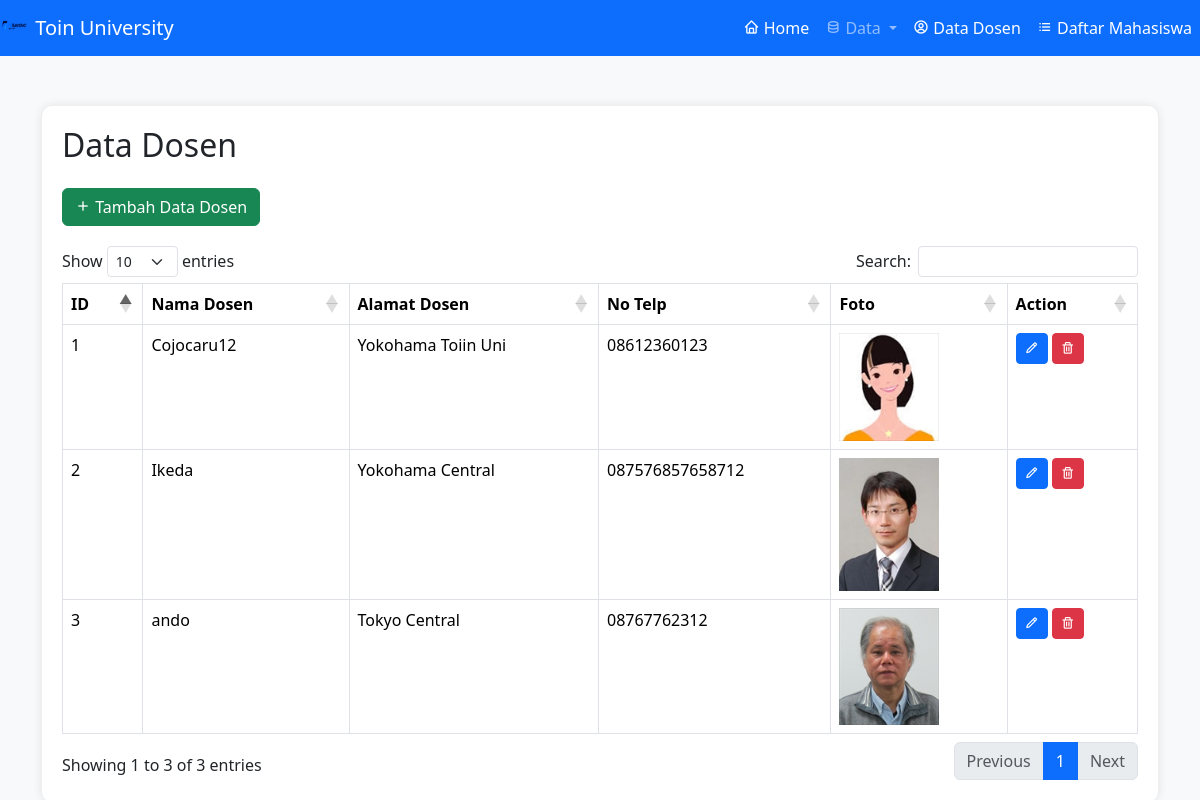
Page /data_dosen/index.php on the earlier database version.
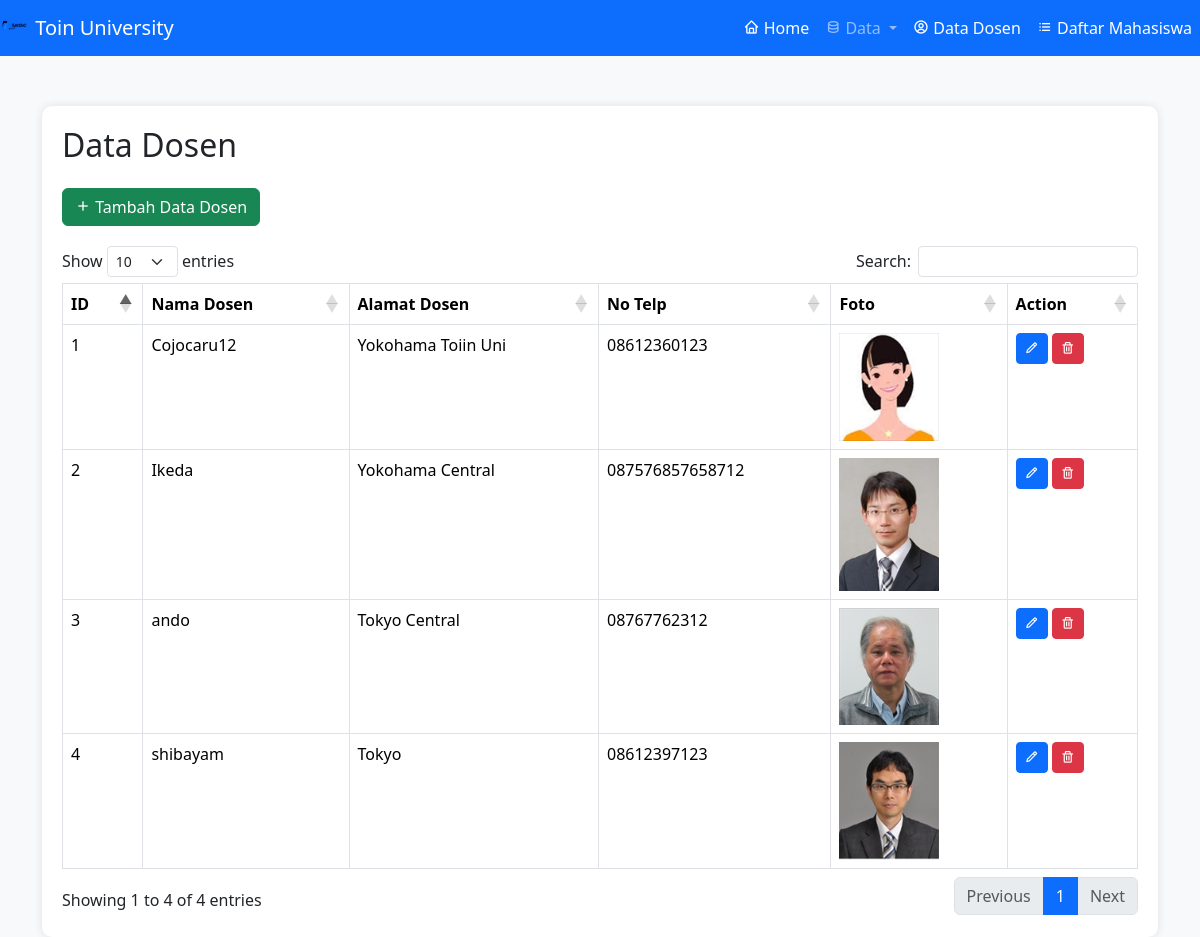
Same page on the later database version.
### tables this page shows
CREATE TABLE `data_dosen` (
  `id` int NOT NULL,
  `nama_dosen` varchar(255) NOT NULL,
  `alamat_dosen` varchar(255) NOT NULL,
  `no_telp` varchar(20) NOT NULL,
  `foto_dosen` varchar(255) DEFAULT NULL
);

### data_dosen/index.php (the view, shortened to what this page needs)
<?php
include 'db.php';
include '../layouts/navbar.php';
?>
<!DOCTYPE html>
<html lang="en">
<head>
    <link href="https://cdn.jsdelivr.net/npm/bootstrap@5.3.1/dist/css/bootstrap.min.css" rel="stylesheet">
    <link rel="stylesheet" href="https://cdn.datatables.net/1.13.6/css/dataTables.bootstrap5.min.css">
    <link rel="stylesheet" href="https://cdn.jsdelivr.net/npm/bootstrap-icons@1.11.2/font/bootstrap-icons.min.css">
    <link rel="stylesheet" href="https://unpkg.com/boxicons@2.1.4/css/boxicons.min.css">
</head>
<body>
    <div class="container">
        <div class="table-container">
            <h2 class="mb-4">Data Dosen</h2>
            <a href="create.php" class="btn btn-success btn-custom"><i class='bx bx-plus'></i> Tambah Data Dosen</a>
            <table class="table table-bordered" id="datatable">
                <thead>
                    <tr>
                        <th>ID</th>
                        <th>Nama Dosen</th>
                        <th>Alamat Dosen</th>
                        <th>No Telp</th>
                        <th>Foto</th>
                        <th>Action</th>
                    </tr>
                </thead>
                <tbody>
                    <?php
                    $sql = "SELECT id, nama_dosen, alamat_dosen, no_telp, foto_dosen FROM data_dosen";
                    $result = $conn->query($sql);
                    $id = 1;
                    if ($result->num_rows > 0) {
                        while ($row = $result->fetch_assoc()) {
                    ?>
                            <tr>
                                <td><?= $id ?></td>
                                <td><?= htmlspecialchars($row['nama_dosen']) ?></td>
                                <td><?= htmlspecialchars($row['alamat_dosen']) ?></td>
                                <td><?= htmlspecialchars($row['no_telp']) ?></td>
                                <td><img src="uploads/<?= htmlspecialchars($row['foto_dosen']) ?>" alt="Foto Dosen" width="100"></td>
                                <td>
                                    <a href="update.php?id=<?= $row['id'] ?>" class="btn btn-primary btn-sm"><i class='bx bx-pencil'></i></a>
                                    <a href="delete.php?id=<?= $row['id'] ?>" class="btn btn-danger btn-sm" onclick="return confirm('Are you sure you want to delete this data?')"><i class='bx bx-trash'></i></a>
                                </td>
                            </tr>
                    <?php
                            $id++;
                        }
                    } else {
                        echo "<tr><td colspan='6'>No results</td></tr>";
                    }
                    ?>
                </tbody>
            </table>
        </div>
    </div>
</body>
</html>

### layouts/navbar.php (shortened to what this page needs)
<!DOCTYPE html>
<html lang="en">
<head>
  <link href="https://cdn.jsdelivr.net/npm/bootstrap@5.3.1/dist/css/bootstrap.min.css" rel="stylesheet">
  <link rel="stylesheet" href="https://cdn.datatables.net/1.13.6/css/dataTables.bootstrap5.min.css">
  <link rel="stylesheet" href="https://cdn.jsdelivr.net/npm/bootstrap-icons@1.11.2/font/bootstrap-icons.min.css">
  <link href='https://unpkg.com/boxicons@2.1.4/css/boxicons.min.css' rel='stylesheet'>
</head>
<body>
  <nav class="navbar navbar-expand-lg navbar-dark bg-primary">
    <a class="navbar-brand" href="#">
      <img src="../img/logopkldark.png" alt="Logo" class="d-inline-block align-text-top">
      Toin University
    </a>
    <div class="collapse navbar-collapse" id="navbarNav">
      <ul class="navbar-nav ms-auto">
        <li class="nav-item">
          <a class="nav-link active" aria-current="page" href="/dashboard.php"><i class="bx bx-home"></i> Home</a>
        </li>
        <li class="nav-item dropdown">
          <a class="nav-link dropdown-toggle" href="#" id="navbarDropdown" role="button" data-bs-toggle="dropdown" aria-expanded="false">
            <i class="bx bx-data"></i> Data
          </a>
        </li>
        <li class="nav-item">
          <a class="nav-link active" href="../data_dosen/index.php"><i class='bx bx-user-circle'></i> Data Dosen</a>
        </li>
        <li class="nav-item">
          <a class="nav-link active" href="../crud_info_pribadi/index.php"><i class='bx bx-list-ul'></i> Daftar Mahasiswa</a>
        </li>
      </ul>
    </div>
  </nav>
</body>
</html>

### layouts/navbar.php (style rules this page uses)
.navbar-brand img { width: 30px; height: 24px; }

### data_dosen/index.php (style rules this page uses)
body { background-color: #f8f9fa; }
.container { margin-top: 50px; }
.table-container { background-color: #ffffff; padding: 20px; border-radius: 10px; box-shadow: 0 0 10px rgba(0, 0, 0, 0.1); }
.table thead { background-color: #007bff; color: #ffffff; }
.btn-custom { margin-bottom: 20px; }

Differences in the rows shown:
added data_dosen: nama_dosen "shibayam", alamat_dosen "Tokyo", no_telp "08612397123", foto_dosen (picture)
Other differences:
text written by a page script: "Show entries Search: Showing 1 to 3 of 3 entries Previous 1 Next" → "Show entries Search: Showing 1 to 4 of 4 entries Previous 1 Next"
